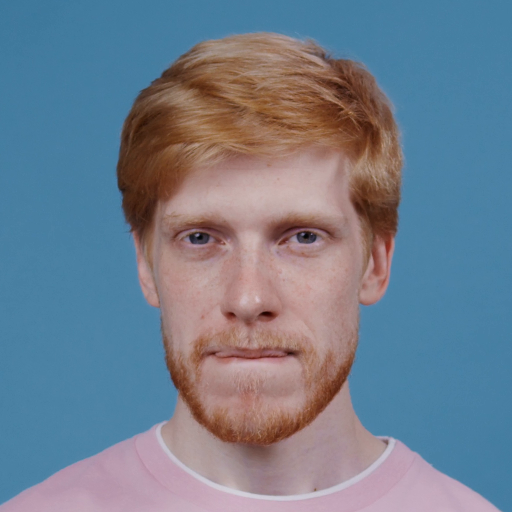
#> input picture backend/dsp_models/templates/meeting/man.jpg, 512 x 512 px
$ python -i preprocessing.py   (imports and definitions only)
#> lines starting #> are read from the running program, lines starting #| are printed output that depends on the picture
#> further down, picture is the input picture: shape (512, 512, 3); mean B, G, R 142.2, 126.2, 112.3
import cv2
import numpy as np
import librosa

class Preprocessor:
    def __init__(self):
        # OpenCV Haar cascade frontal-face detector (lightweight, no extra weights).
        self.face_cascade = cv2.CascadeClassifier(cv2.data.haarcascades + 'haarcascade_frontalface_default.xml')

    def normalize_audio(self, audio_path):
        """Standardizes audio to 16kHz and normalizes volume."""
        y, sr = librosa.load(audio_path, sr=16000)
        y_normalized = librosa.util.normalize(y)
        return y_normalized, sr

    def align_face(self, frame):
        """Detects and crops face with padding for GAN input."""
        gray = cv2.cvtColor(frame, cv2.COLOR_BGR2GRAY)
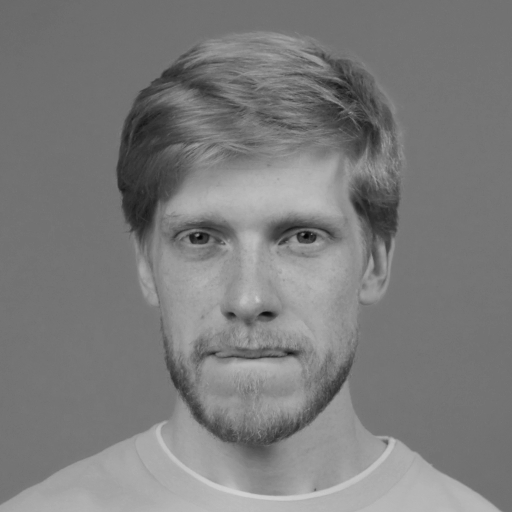
#> gray: shape (512, 512); min 2, max 210, mean 123.8
        faces = self.face_cascade.detectMultiScale(gray, 1.3, 5)
#> faces = [[114, 134, 274, 274]]

        if len(faces) == 0:
            return None

        (x, y, w, h) = faces[0]
#> x = 114; y = 134; w = 274; h = 274
        # Add 20% padding for better GAN blending
        pad_w, pad_h = int(w * 0.2), int(h * 0.2)
#> pad_w = 54; pad_h = 54
        face_crop = frame[max(0, y-pad_h):y+h+pad_h, max(0, x-pad_w):x+w+pad_w]
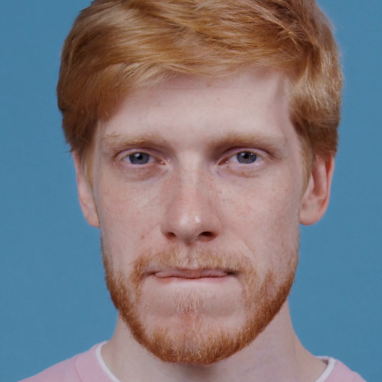
#> face_crop: shape (382, 382, 3); mean B, G, R 127.7, 121.3, 124.5
        return cv2.resize(face_crop, (256, 256))

>>> import cv2
>>> picture = cv2.imread('../dsp_models/templates/meeting/man.jpg')
>>> result = Preprocessor().align_face(picture)
